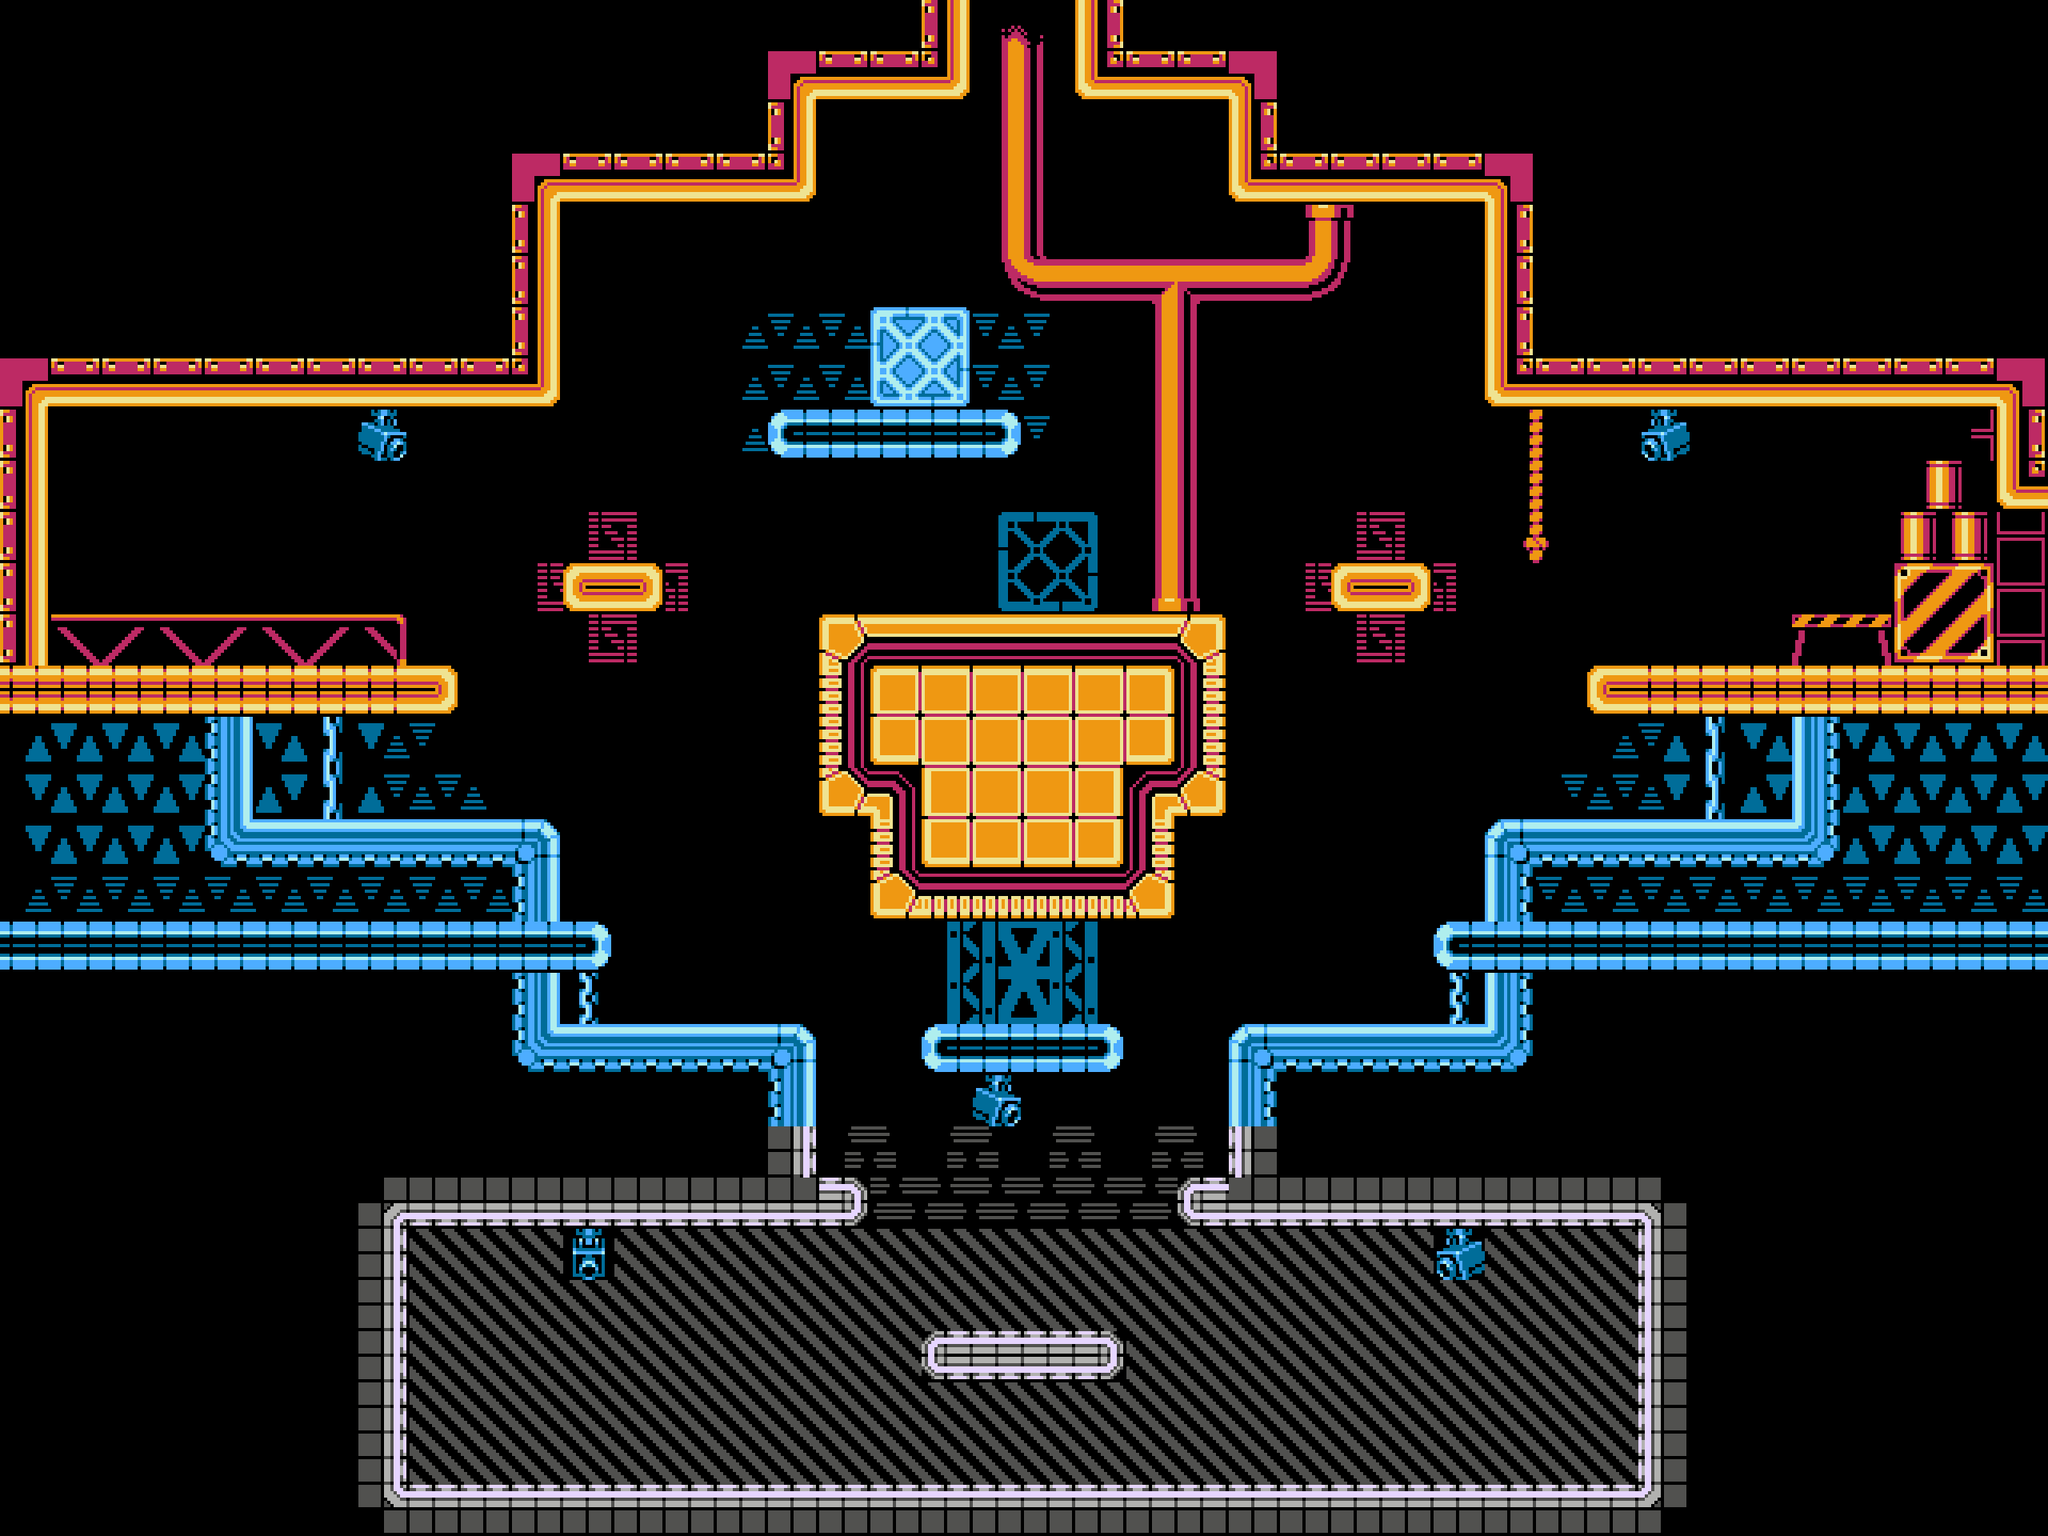

Tiled map render using the project's own tile images. Description and the map definition, with tile-layer contents summarised, below:
An orthogonal 40x30 tile map with 64x64 px tiles, 3 tile layers (background, flairbackground, foreground), 2 tilesets and 3 objects (2x robspawn, spawnpoint).

<map version="1.0" tiledversion="1.1.6" orientation="orthogonal" renderorder="right-down" width="40" height="30" tilewidth="64" tileheight="64" infinite="0" nextobjectid="8">
 <tileset firstgid="1" source="../sprites/megacommando4x.tsx" />
 <tileset firstgid="5121" source="../sprites/brobricks.tsx" />
 <layer name="background" width="40" height="30" offsetx="32" offsety="0">
  <data>[1200 cells, 286 non-empty, 29 distinct tile ids]</data>
 </layer>
 <layer name="flairbackground" width="40" height="30">
  <data>[1200 cells, 21 non-empty, 11 distinct tile ids]</data>
 </layer>
 <layer name="foreground" width="40" height="30">
  <properties>
   <property name="collidable" type="bool" value="true" />
  </properties>
  <data>[1200 cells, 267 non-empty, 60 distinct tile ids]</data>
 </layer>
 <objectgroup name="dynamic">
  <object id="1" name="spawnpoint" x="1279.88" y="700">
   <point />
  </object>
  <object id="5" name="robspawn" x="734" y="1726">
   <properties>
    <property name="class" value="roboto" />
   </properties>
   <point />
  </object>
  <object id="6" name="robspawn" x="1788" y="1712">
   <properties>
    <property name="class" value="roboto" />
   </properties>
   <point />
  </object>
 </objectgroup>
</map>